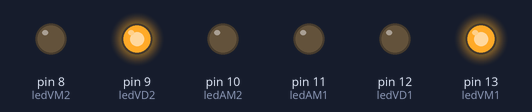
This sketch was run on a simulated Arduino Uno, built with avr-gcc and run on an emulated ATmega328P. Shown: output pins drawn as LEDs (lit = HIGH).

Above: at 1.5 s.
At 7.7 s:
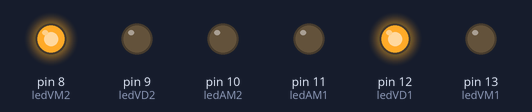
At 12.0 s:
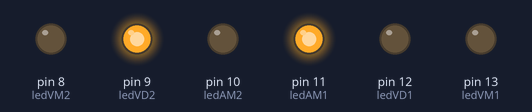
At 15.7 s:
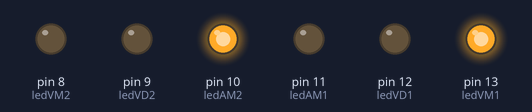
Timing chart, 0 to 16.1 s (numbered marks = the images above):
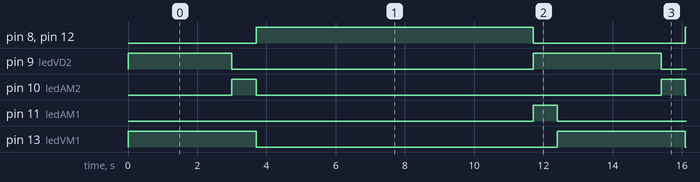

Measured:
- by itself, pin 8 (ledVM2), pin 12 (ledVD1): alternates HIGH for 8.0 s and LOW for 4.4 s
- by itself, pin 9 (ledVD2): repeats every 12.4 s: LOW 8.7 s, HIGH 3.7 s
- by itself, pin 10 (ledAM2), pin 11 (ledAM1): alternates HIGH for 0.70 s and LOW for 11.7 s
- by itself, pin 13 (ledVM1): alternates HIGH for 3.7 s and LOW for 8.7 s

The sketch:

semaforo.ino
```cpp
// C++ code
//

/*
  Semáforo Duas Ruas
  Autor: Vinicius do Prado Carneiro
  R.A.: 322103871
  Data: 26/08/22
  Versão: 1.0
*/


// ------- Delay
int	tempo_VM = 3000;
int	tempo_AM = 700;
int	tempo_VD = 5000;

// ------- Status
#define  ON     HIGH
#define  OFF    LOW

// ------- LEDS SEMÁFORO ESQUERDA
#define ledVM1   13
#define ledVD1   12
#define ledAM1   11

// ------- LEDS SEMÁFORO DIREITA
#define ledAM2   10
#define ledVD2   9
#define ledVM2   8


void setup()
{

  pinMode(ledVM1, OUTPUT);
  pinMode(ledAM1, OUTPUT);
  pinMode(ledVD1, OUTPUT);

  pinMode(ledVM2, OUTPUT);
  pinMode(ledAM2, OUTPUT);
  pinMode(ledVD2, OUTPUT);
}


void loop()
{
  // Vermelho no 1, Verde no 2
  digitalWrite(ledVM1,ON);
  digitalWrite(ledAM1,OFF);
  digitalWrite(ledVD1,OFF);
  digitalWrite(ledVM2,OFF);
  digitalWrite(ledVD2, ON);
  delay(tempo_VM);
  digitalWrite(ledAM2,ON);
  digitalWrite(ledVD2,OFF);
  delay(tempo_AM);


  // Verde no 1, Vermelho no 2
  digitalWrite(ledVM1, OFF);
  digitalWrite(ledVD1, ON);
  digitalWrite(ledAM1,OFF);
  digitalWrite(ledVM2,ON);
  digitalWrite(ledAM2, OFF);
  delay(tempo_VD);
  digitalWrite(ledAM2,OFF);
  digitalWrite(ledVD2,OFF);
  delay(tempo_VM);

  // Amarelo no 1, Verde no 2
  digitalWrite(ledVM1, OFF);
  digitalWrite(ledVD1, OFF);
  digitalWrite(ledAM1,ON);
  digitalWrite(ledVM2,OFF);
  digitalWrite(ledAM2,OFF);
  digitalWrite(ledVD2,ON);
  delay(tempo_AM);
}
```
